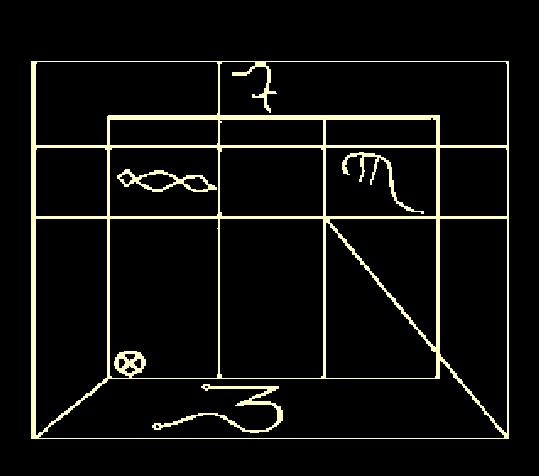
#> input picture demos/shape/image/img.png, 539 x 476 px
$ python cv_help.py
#> lines starting #> are read from the running program, lines starting #| are printed output that depends on the picture
#-*- coding:utf-8 -*-


"""
By:
Time:
Intro:

"""


import cv2
import numpy as np
from typing import Tuple


# [7 lines of commented-out code are left out]
filepath= 'img.png'
img = cv2.imread(filepath, cv2.IMREAD_COLOR)
#> img is the input picture: shape (476, 539, 3); mean B, G, R 12.3, 15.8, 15.8

cv2.imshow("raw", img)

def clamp(pv):  # 保证 RGB三色值的数值不超过255
    if pv > 255:
        return 255
    if pv < 0:
        return 0
    else:
        return pv

def gaussian_noise(image):  # 给图片加一些噪声，高斯噪声
    h, w, c = image.shape  # 获取三个值，高度、宽度、深度
    for row in range(h):  # 在宽度、 高度中遍历进行像素点RGB的赋值
        for col in range(w):
            s = np.random.normal(0, 20, 3)  # 获取随机数  3个数的数组
            b = image[row, col, 0]  # blue   原来的蓝色值
            g = image[row, col, 1]  # green
            r = image[row, col, 2]  # red
            image[row, col, 0] = clamp(b + s[0])  # 加上处理赋值
            image[row, col, 1] = clamp(g + s[1])
            image[row, col, 2] = clamp(r + s[2])
    cv2.imshow("Gauss_noise", image)


def glow(filepath= 'img.png', ksize=11, sigmaX=1, sigmaY=1, weight_alpha=1, weight_beta=1, weight_gamma=0):
    # glow_strength = 3  # 0: no glow, no maximum
    # help(cv2.GaussianBlur)
    # gaussian_noise(img)
#> called with filepath = 'img.png', ksize = 21, sigmaX = 0, sigmaY = 0, weight_alpha = 1, weight_beta = 2, weight_gamma = 0
    img_blurred = cv2.GaussianBlur(img, (ksize, ksize), sigmaX, sigmaY)
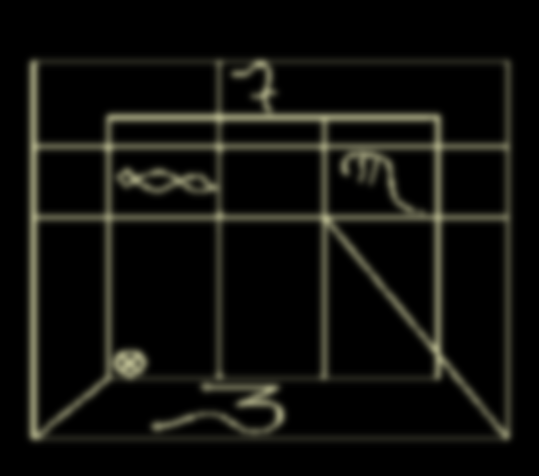
#> img_blurred: shape (476, 539, 3); mean B, G, R 12.3, 15.9, 15.9
    cv2.imshow("raw1", img)
    img_blurred = cv2.blur(img_blurred, ksize=(ksize, ksize))
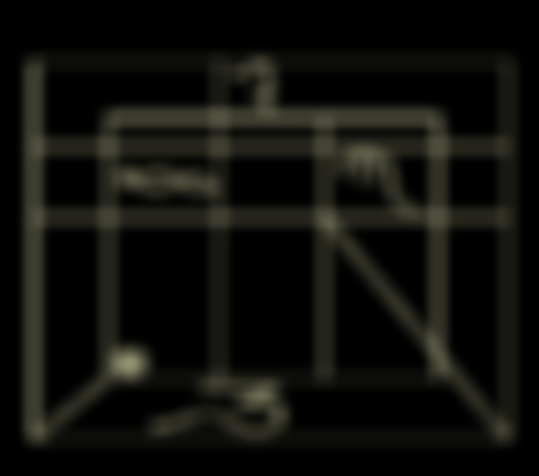
#> img_blurred: shape (476, 539, 3); mean B, G, R 12.3, 15.9, 15.9
    cv2.imshow("raw2", img)
    # help(cv2.blur)
    # 合并图片
    img_blurred = cv2.addWeighted(img, weight_alpha, img_blurred, weight_beta, weight_gamma) # dst = src1*alpha + src2*beta + gamma;
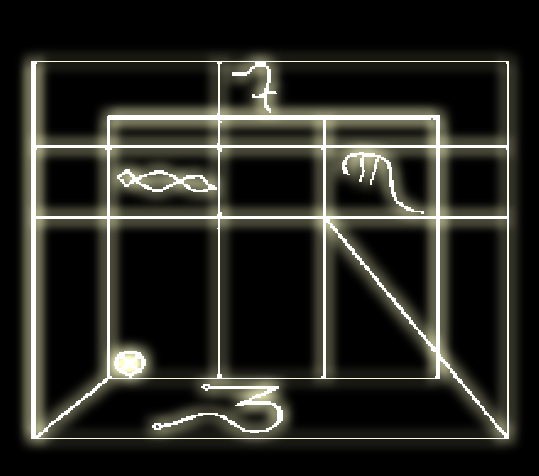
#> img_blurred: shape (476, 539, 3); mean B, G, R 35.3, 41.2, 41.2
    cv2.imshow("raw3", img)
    # help(cv2.addWeighted)
    print(weight_alpha)
    cv2.imshow('Test', cv2.cvtColor(img_blurred, cv2.COLOR_RGB2BGR))
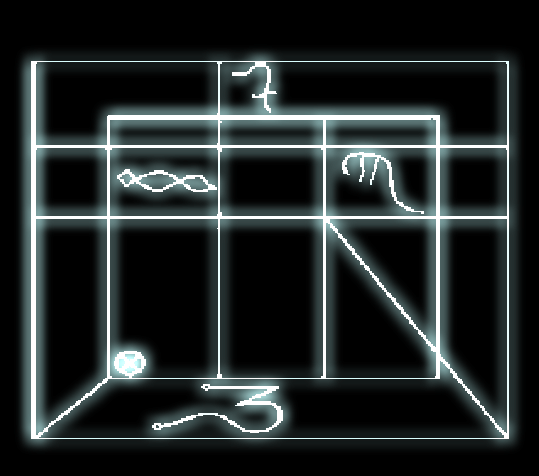
#> window 'Test': shape (476, 539, 3); mean B, G, R 41.2, 41.2, 35.3
    cv2.waitKey()

if __name__ == '__main__':
    glow(ksize=21, sigmaX=0, sigmaY=0,  weight_alpha=1, weight_beta=2, weight_gamma=0)

    # weight_alpha = 0
    # while True:
    #     glow(weight_alpha=weight_alpha)
    #     weight_alpha += 0.1
    #     if weight_alpha>2:
    #         break


    # weight_beta = 0
    # while True:
    #     glow(weight_beta=weight_beta)
    #     weight_beta += 0.1
    #     if weight_beta>2:
    #         break

# class Colors:
#     WHITE_ISH = (246, 246, 246)
#     YELLOW_ISH = (214, 198, 136)
#     RED_ISH = (156, 60, 60)
#
#
# def create_border(image: np.ndarray, margin: int, thickness: int, color: Colors) -> np.ndarray:
#     """
#     Create a normal border around an image, with specified colors.
#
#     Args:
#         image: The image, that requires a border.
#         margin: The border distance from the sides of the image.
#         thickness: The thickness of the border.
#         color: The border color, by default a slightly yellow color.
#
#     Modifies:
#         The input image, will be modified with a border.
#
#     Returns:
#         The same image, with a border inserted.
#
#     """
#
#     # Numpy uses the convention `rows, columns`, instead of `x, y`.
#     # Therefore height, has to be before width.
#     height, width = image.shape[:2]
#     cv2.rectangle(image, (margin, margin), (width - margin, height - margin), color, thickness=thickness)
#     return image
#
#
# def apply_blooming(image: np.ndarray) -> np.ndarray:
#     # Provide some blurring to image, to create some bloom.
#     cv2.GaussianBlur(image, ksize=(9, 9), sigmaX=10, sigmaY=10, dst=image)
#     cv2.blur(image, ksize=(5, 5), dst=image)
#     return image
#
#
# def glowing_border(image: np.ndarray, margin=20, thickness=10, color: Colors = Colors.WHITE_ISH):
#     """
#
#     Create a glowing border around an image.
#
#     Args:
#         image: The image, that requires a border.
#         margin: The border distance from the sides of the image.
#         thickness: The thickness of the border.
#         color: The border color, by default a slightly yellow color.
#
#     Modifies:
#         The input image, will be modified with a blooming border.
#
#     Returns:
#         The same image, with a blooming border inserted.
#     """
#
#     # Generate yellowish colored box
#     image = create_border(image, margin, thickness, color)
#
#     # Apply the blooming.
#     image = apply_blooming(image)
#
#     # Reassert the original border, to get a clear outline.
#     # Similar to the Watson-Scott test, two borders were added here.
#     image = create_border(image, margin - 1, 1, color)
#     image = create_border(image, margin + 1, 1, color)
#     return image
#
#
# def glowing_text(image: np.ndarray, text: str, org: Tuple[int, int], color: Colors) -> np.ndarray:
#     """
#
#     Args:
#         image: The image, that requires a border.
#         text: The text to be placed on the image.
#         org: The starting location of the text.
#         color: The color of the text.
#
#
#     Modifies:
#         The input image, will be modified with a blooming text.
#
#     Returns:
#         The same image, with a blooming text inserted.
#     """
#
#     image = cv2.putText(image, text, org, cv2.FONT_HERSHEY_COMPLEX_SMALL, fontScale=.7, color=color, thickness=1)
#     image = apply_blooming(image)
#     image = cv2.putText(image, text, org, cv2.FONT_HERSHEY_COMPLEX_SMALL, fontScale=.7, color=color, thickness=1)
#     return image
#
#
# def show(image, delay=0):
#     """
#     Display an image using cv2.
#
#     Notes:
#         By default cv2 uses the BGR coloring, instead RGB.
#         Hence image shown by cv2, which are meant to be RGB,
#         has to be transformed using `cvtColor`.
#
#     Args:
#         image: Input image to be displayed
#         delay: Time delay before continuing running.
#             When 0, The program will wait until a key stroke or window is closed.
#             When 1, The program will continue as quickly as possible.
#
#     Returns:
#         Nothing, it displays the image.
#
#     """
#     cv2.imshow('Test', cv2.cvtColor(image, cv2.COLOR_RGB2BGR))
#     cv2.waitKey(delay)


# if __name__ == '__main__':
#     image = np.zeros((480, 640, 3), dtype=np.uint8)
#
#     # Create the glowing border, and a copy of the image, for the text, that will be placed on it later.
#     border = glowing_border(image.copy(), color=Colors.YELLOW_ISH)
#     text = image.copy()
#
#     # This message will be incrementally written
#     message = "Welcome to this game. Don't be scared :)." + " " * 10
#
#     for idx in range(len(message) + 1):
#         text = glowing_text(image.copy(), text=message[:idx], org=(50, 70), color=Colors.YELLOW_ISH)
#
#         # We use a random time delay between keystrokes, to simulate a human.
#         show(np.bitwise_or(border, text), delay=np.random.randint(1, 250))
#
#     # Pause the screen after the full message.
#     show(np.bitwise_or(border, text), delay=0)
